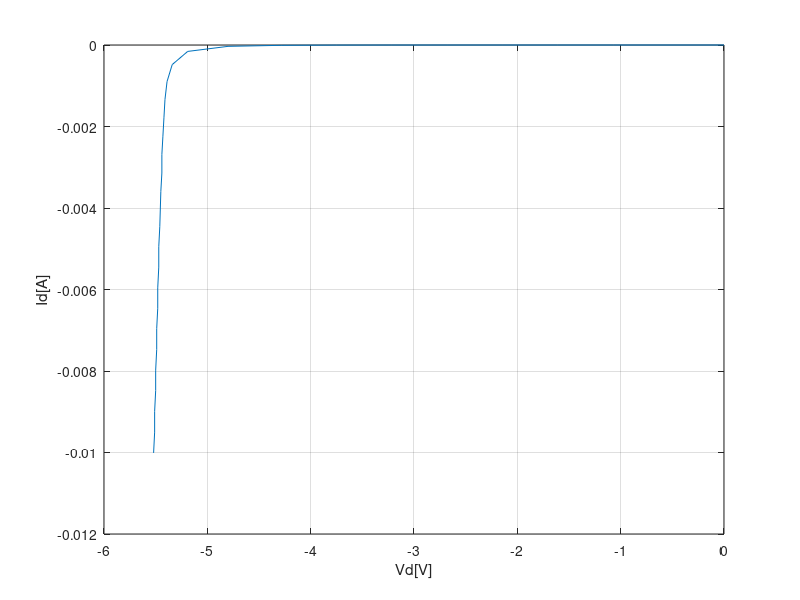

Write MATLAB code to recreate this figure.
vd=-1*[0,1.07,1.61,2.14,2.68,3.22,3.75,4.28,4.8,5.19,5.34,5.39,5.41,5.42,5.43,5.44,5.44,5.45,5.46,5.47,5.47,5.48,5.48,5.49,5.49,5.5,5.5,5.51,5.51,5.52];
id=-1*[10^(-6)*0,10^(-6)*0,10^(-6)*0.1,10^(-6)*0.2,10^(-6)*0.3,10^(-6)*0.6,10^(-6)*1.9,10^(-6)*7.6,10^(-6)*33.2,10^(-6)*157.3,10^(-6)*481,10^(-6)*898,10^(-6)*1338,10^(-6)*1787,10^(-6)*2238,10^(-6)*2689,10^(-6)*3141,10^(-6)*3592,10^(-3)*4.45,10^(-3)*4.95,10^(-3)*5.45,10^(-3)*5.96,10^(-3)*6.46,10^(-3)*6.96,10^(-3)*7.47,10^(-3)*7.98,10^(-3)*8.48,10^(-3)*8.99,10^(-3)*9.5,10^(-3)*10.01];
plot(vd,id);
grid on; 
xlabel('Vd[V]')
ylabel('Id[A]')